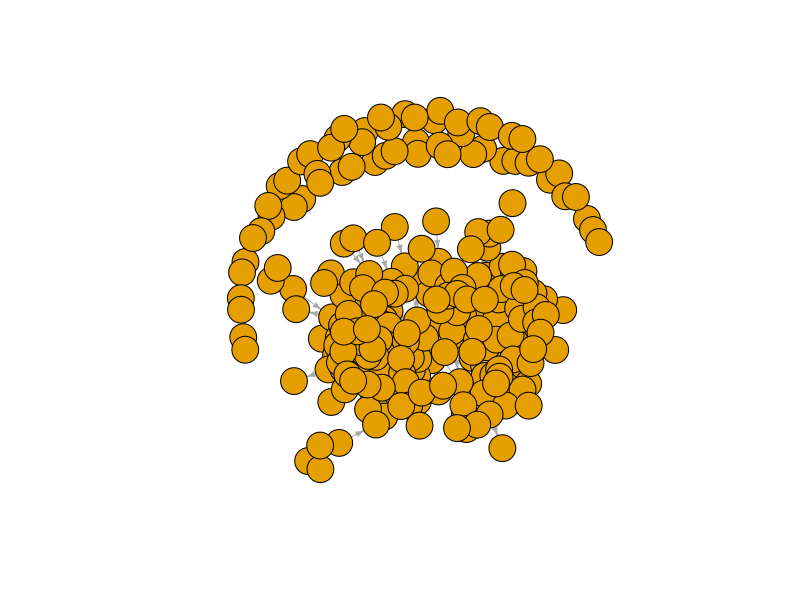
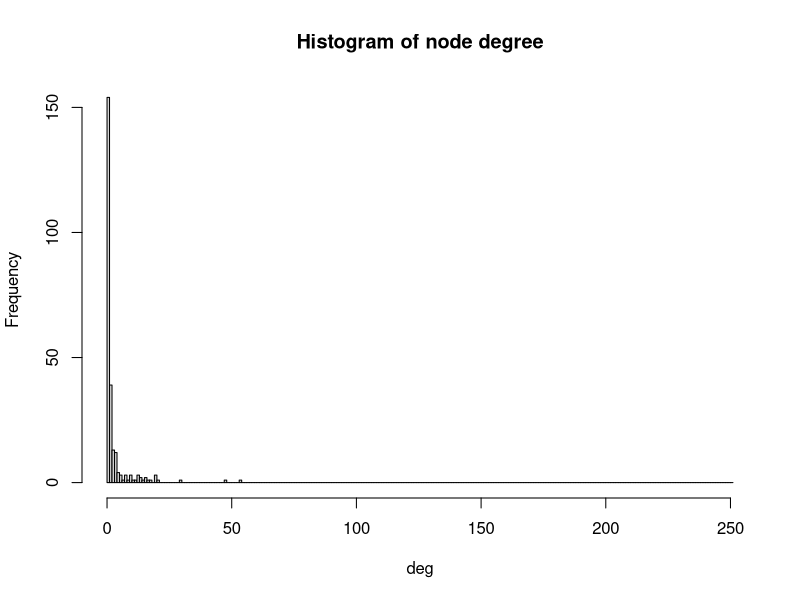
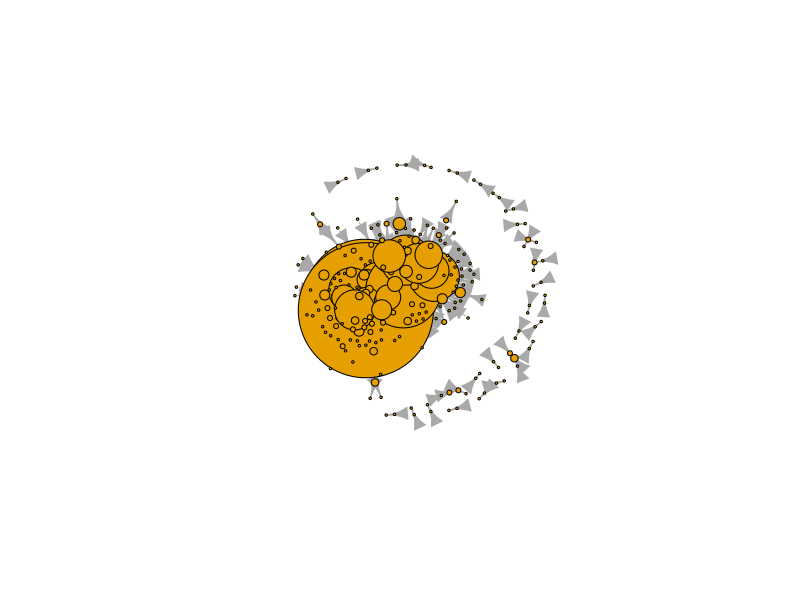
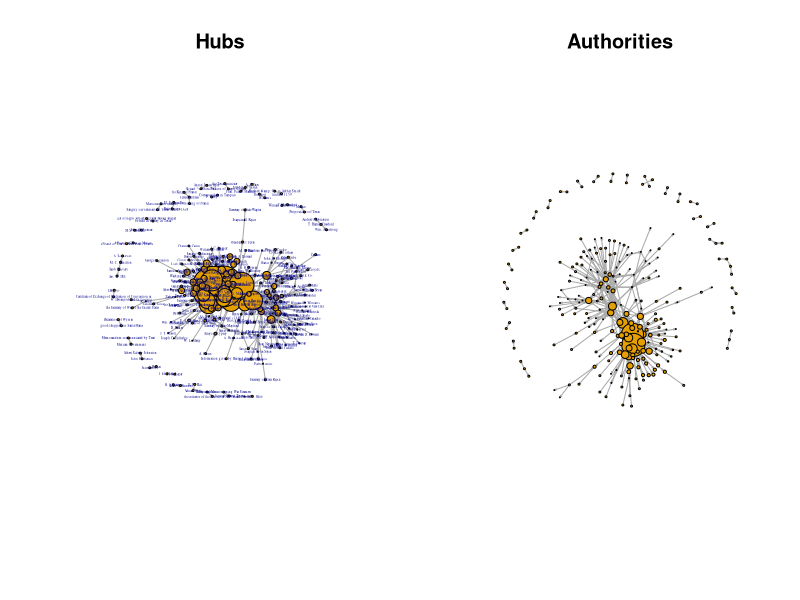
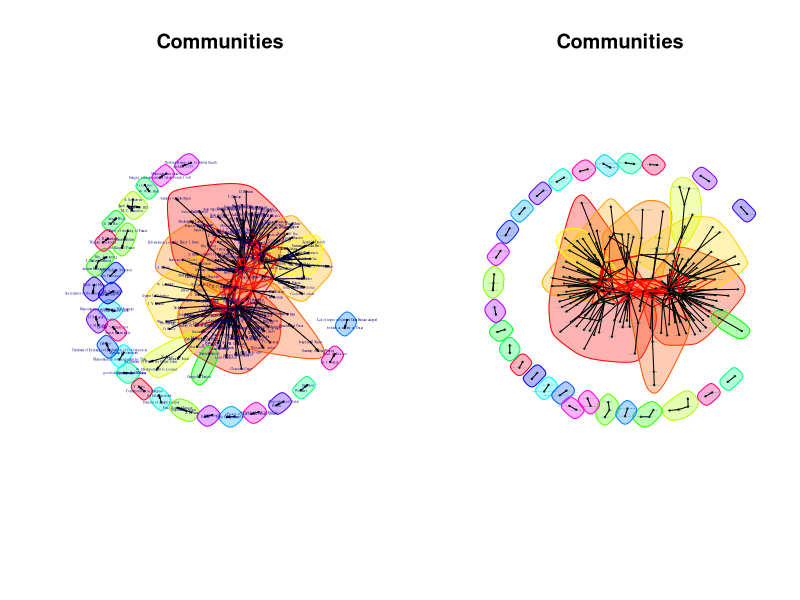

Reproduce these figures in R, in order.
library('igraph')

nodes <- read.csv("texasnodes.csv", header=T, as.is=T)
links <- read.csv("texaslinks.csv", header=T, as.is=T)

head(nodes)
head(links)

# gives number of nodes in data
nrow(nodes); length(unique(nodes$id))

# gives number of sources and number of targets
nrow(links); nrow(unique(links[,c("source", "target")]))

links <- aggregate(links[,3], links[,-3], sum)
links <- links[order(links$target, links$source),]

colnames(links)[3] <- "weight"
rownames(links) <- NULL
head(links)

net <- graph_from_data_frame(d=links, vertices=nodes, directed=T)
# net

plot(net, edge.arrow.size=.4,vertex.label=NA)

deg <- degree(net, mode="all")
hist(deg, breaks=1:vcount(net)-1, main="Histogram of node degree")
plot(net, vertex.size=deg*2, vertex.label = NA)

write.csv(deg, 'degree.csv')

closepeople <- closeness(net, mode="all", weights=NA)
sort(closepeople, decreasing = T) # so that we see who is most close first
write.csv(closepeople, 'closeness.csv') # so we have it on file.

hs <- hub_score(net, weights=NA)$vector
as <- authority_score(net, weights=NA)$vector

par(mfrow=c(1,2))

# vertex.label.cex sets the size of the label; play with the sizes until you see something appealing.
plot(net, vertex.size=hs*40, vertex.label.cex =.2, edge.arrow.size=.1, main="Hubs")
plot(net, vertex.size=as*20, vertex.label = NA, edge.arrow.size=.1, main="Authorities")

# writes hs and as to file
write.csv(hs, 'hub-score.csv')
write.csv(as, 'auth-score.csv')

cfg <- cluster_fast_greedy(as.undirected(net))

lapply(cfg, function(x) write.table( data.frame(x), 'cfg.csv'  , append= T, sep=',' ))

plot(cfg, net, vertex.size = 1, vertex.label.cex =.2, edge.arrow.size=.1, main="Communities")

l1 <- layout_with_fr(net) # ‘Fruchterman-Reingold’ algorithm

# played with label colour to make more readable
plot(cfg, net, layout=l1, vertex.size = 1, vertex.label.cex =.07, vertex.label.color =435, edge.arrow.size=.01, main="Communities")
